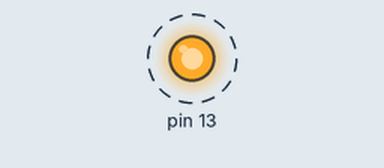
Recording of a sketch running on a simulated Arduino Uno, built with avr-gcc and run on an emulated ATmega328P. Shown: output pins drawn as LEDs (lit = HIGH). Dashed ring = blinking. What the sketch prints to the serial monitor is not drawn.

Above: at 0.3 s.
Timing chart, 0 to 3.0 s (numbered marks = the images above):
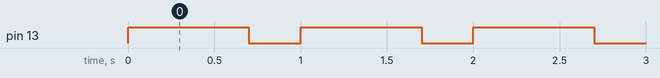

The sketch:

SerialArdPi.ino
```cpp
int count = 0;

void setup() {

  pinMode(13, OUTPUT);

  //Initialize serial and wait for port to open:
  Serial.begin(9600);
  while (!Serial) {
    ; // wait for serial port to connect. Needed for native USB port only
  }

  // prints title with ending line break
  Serial.println("sending characters every second");
}


void loop() {


  count++;
  Serial.print(count);
  Serial.println();


  digitalWrite(13, HIGH);   // turn the LED on (HIGH is the voltage level)
  delay(700);              // wait for a second
  digitalWrite(13, LOW);    // turn the LED off by making the voltage LOW
  delay(300);              // wait for a second


}
```

Measured:
- by itself, pin 13: alternates HIGH for 0.70 s and LOW for 0.30 s
